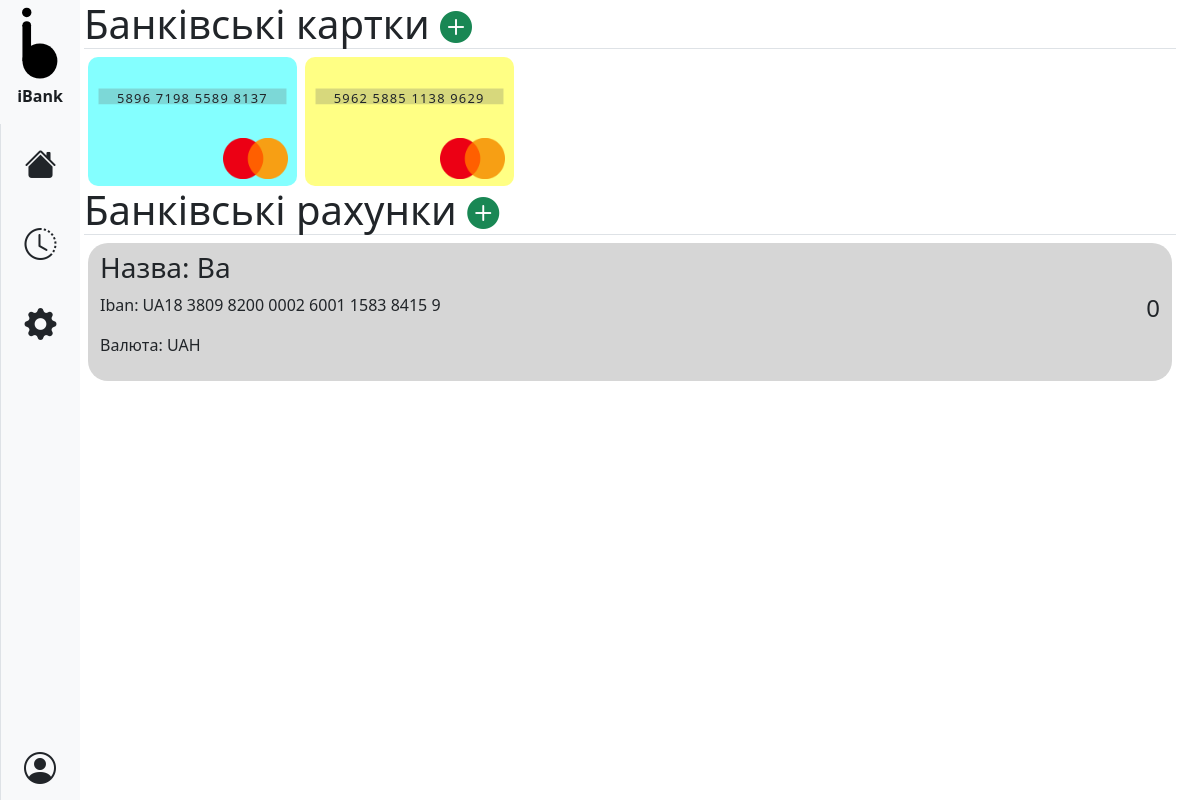
The page / (signed in) on the database as committed earlier.
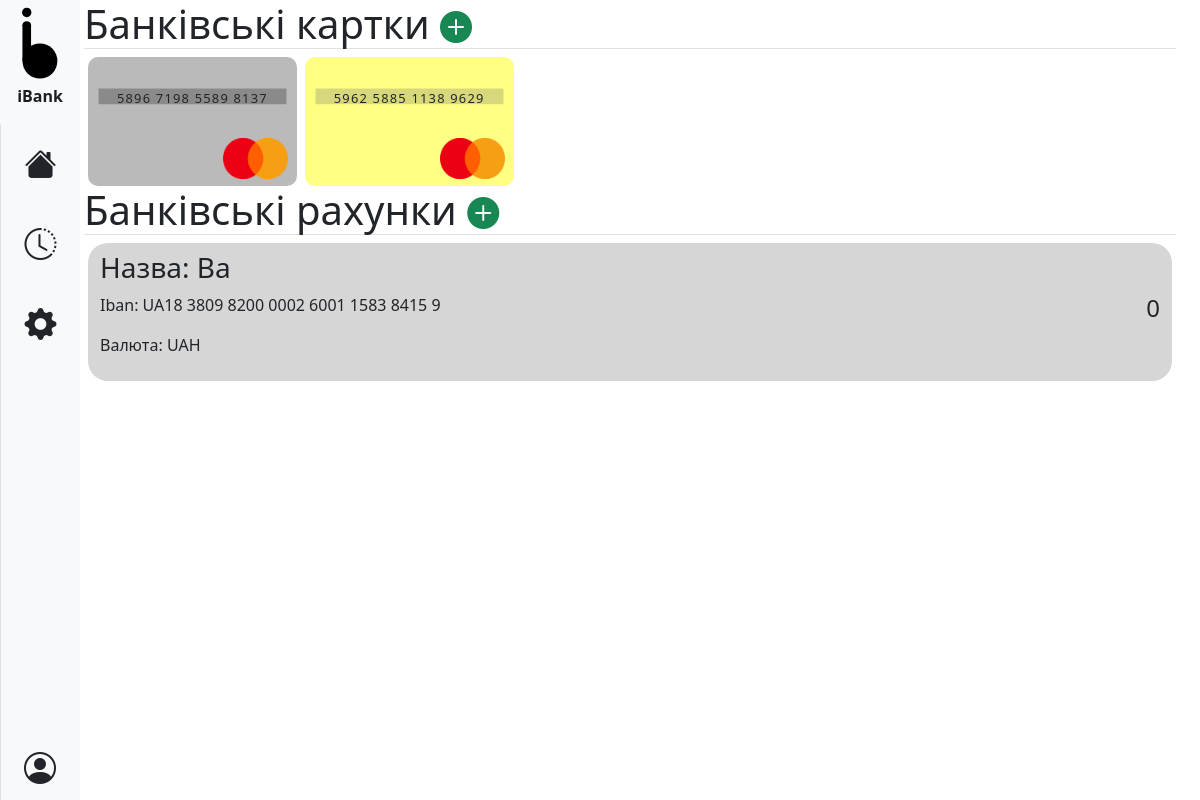
The same page on the database as committed later.
### bank/models.py (models this page shows, shortened)
class Card(models.Model):
    title = models.CharField(_('назва картки'), max_length=100, default='Картка')
    bank_account = models.BigIntegerField(_('банківський рахунок'), null=True)
    card_number = models.CharField(_('номер картки'), max_length=19, unique=True)
    expiry_date = models.CharField(_('термін дії'), max_length=5)
    payment_system = models.CharField(_('платіжна система'), choices=[('visa', 'Visa'), ('mastercard', 'Mastercard')],
                                      max_length=10)
    cvv = models.CharField(max_length=3)
    cardholder_name = models.CharField(_("ім'я власника картки"), max_length=30)
    cardholder_surname = models.CharField(_('прізвище власника картки'), max_length=30)
    cardholder_email = models.EmailField(_('електронна адреса власника картки'), null=True)
    color = models.CharField(_('колір картки'), choices=[('blue', 'Cиній'), ('cyan', 'Бірюзовий'), ('green', 'Зелений'),
                             ('grey', 'Сірий'), ('magenta', 'Пурпурний'), ('orange', 'Оранжевий'),
                             ('purple', 'Фіолетовий'), ('red', 'Червоний'), ('yellow', 'Жовтий')], max_length=9,
                             default='blue')
    def beautiful_number(self):
        num = self.card_number
        return num[0:4] + ' ' + num[4:8] + ' ' + num[8:12] + ' ' + num[12:16]
    class Meta:
        verbose_name = _('картка')
        verbose_name_plural = _('картки')

### bank/views.py (the view)
# urls.py: path('', views.home, name='home'),
@login_required(redirect_field_name=None)
def home(request):
    user = request.user
    raw_cards = Card.objects.all().filter(cardholder_email=user.email)
    raw_bas = BankAccount.objects.all().filter(email=user.email)
    cards = []
    for card in raw_cards:
        cards.append({'title': card.title, 'number': card.beautiful_number(), 'color': card.color,
                      'payment_system': card.payment_system, 'id': card.id})
    bas = []
    for ba in raw_bas:
        bas.append({'title': ba.title, 'currency': ba.currency, 'iban': ba.beautiful_iban(), 'id': ba.id, 'balance': ba.balance})
    try:
        error = request.session['error']
        del request.session['error']
    except KeyError:
        error = None
    try:
        success = request.session['success']
        del request.session['success']
    except KeyError:
        success = None
    return render(request, 'cards.html', {'cards': cards, 'bank_accounts': bas, 'error': error, 'success': success})

### bank/models.py (called while the page is built)
    def beautiful_iban(self):
        iban = self.iban
        return iban[0:4] + ' ' + iban[4:8] + ' ' + iban[8:12] + ' ' + iban[12:16] + ' ' + iban[16:20] + ' ' \
                         + iban[20:24] + ' ' + iban[24:28] + ' ' + iban[28]

### bank/templates/cards.html (shortened to what this page needs)
{% extends 'base.html'%}
{% block page %}
    {% load static %}
    <h1 class="border-bottom w-100">Банківські картки <a href="cards/create"><i class="bi bi-plus-circle-fill text-success text-end"></i></a></h1>
    {% if cards %}
        <div class="row row-cols-1 row-cols-sm-2 row-cols-md-3 row-cols-lg-4 row-cols-xl-5 row-cols-xxl-6 g-3 text-center w-100 ps-2">
        {% for card in cards %}
            <div class="card col px-1">
                <img class="card-color" src="{% static 'images/cards/color/'|add:card.color|add:'.svg' %}">
                <img class="card-payment-system" src="{% static 'images/cards/payment_system/'|add:card.payment_system|add:'.png' %}">
                <p class="card-num"> {{ card.number }}</p>
            </div>
        {% endfor %}
        </div>
    {% else %}
        <div class="w-100 text-start">
            <p class="no-cards text-muted">Схоже, що у вас немає банківських карт<img class="no-cards-img" src="{% static 'images/smiley.png' %}"></p>
        </div>
    {% endif %}
    <h1 class="border-bottom w-100">Банківські рахунки <a href="bank_accounts/create"><i class="bi bi-plus-circle-fill text-success text-end"></i></a></h1>
    <div class="g-3 w-100">
        {% if bank_accounts %}
            {% for ba in bank_accounts %}
                <div class="bank-account row row-cols-1 row-cols-md-2 py-2 mx-1 w-auto">
                    <div class="col-md-8">
                        <h3 class="ba-title">Назва: {{ ba.title }}</h3>
                        <p class="ba-iban">Iban: {{ ba.iban }}</p>
                        <p class="ba-currency">Валюта: {{ ba.currency }}</p>
                    </div>
                    <div class="col-md-4 text-end ba-balance">
                        <h4>{{ ba.balance }}</h4>
                    </div>
                </div>
            {% endfor %}
        {% else %}
            <div class="w-100 text-start">
                <p class="no-ba text-muted">Схоже, що у вас немає банківських рахунків<img class="no-ba-img" src="{% static 'images/smiley.png' %}"></p>
            </div>
        {% endif %}
    </div>
{% endblock %}

Rows that differ between the two databases and show on the page:
changed Card (number 1 of 2 on the later page): color: a different picture
